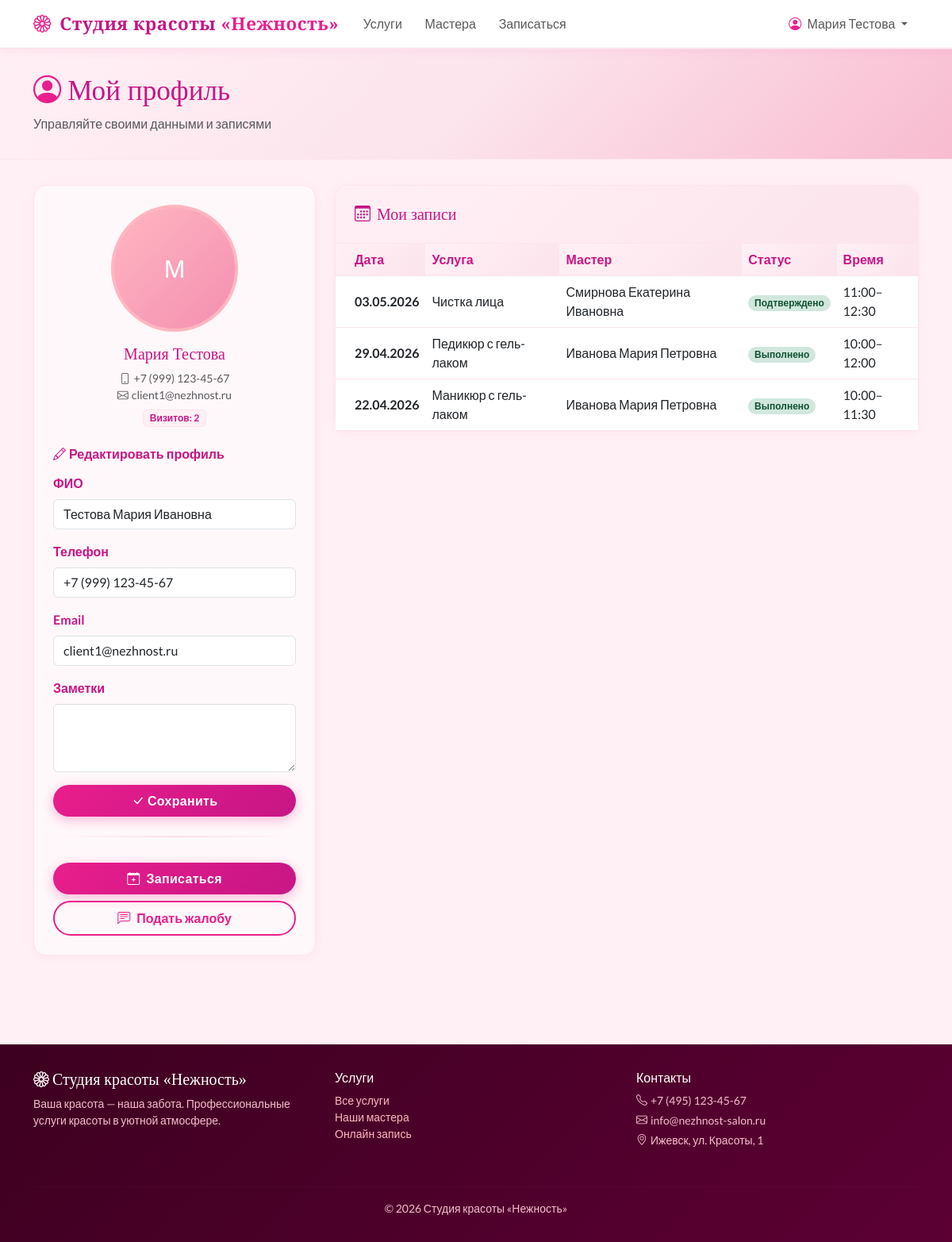
Screenshot of /profile/ (signed in) with the database file from the repository.
### apps/clients/models.py (models this page shows, shortened)
class Client(models.Model):
    user = models.OneToOneField(User, on_delete=models.CASCADE, related_name='client_profile', null=True, blank=True)
    full_name = models.CharField('ФИО', max_length=200)
    phone = models.CharField('Телефон', max_length=20, unique=True)
    email = models.EmailField('Email', blank=True, null=True)
    created_at = models.DateTimeField('Дата регистрации', auto_now_add=True)
    notes = models.TextField('Заметки', blank=True)
    class Meta:
        verbose_name = 'Клиент'
        verbose_name_plural = 'Клиенты'
    def visit_count(self):
        return self.bookings.filter(status='completed').count()
    visit_count.short_description = 'Визитов'

### apps/bookings/models.py (models this page shows, shortened)
class Booking(models.Model):
    STATUS_PENDING = 'pending'
    STATUS_CONFIRMED = 'confirmed'
    STATUS_ARRIVED = 'arrived'
    STATUS_COMPLETED = 'completed'
    STATUS_CANCELLED = 'cancelled'
    STATUS_NO_SHOW = 'no_show'
    STATUS_CHOICES = [
        (STATUS_PENDING, 'Ожидает подтверждения'),
        (STATUS_CONFIRMED, 'Подтверждено'),
        (STATUS_ARRIVED, 'Клиент пришёл'),
        (STATUS_COMPLETED, 'Выполнено'),
        (STATUS_CANCELLED, 'Отменено'),
        (STATUS_NO_SHOW, 'Не явился'),
    ]
    client = models.ForeignKey(Client, on_delete=models.SET_NULL, null=True, blank=True, related_name='bookings', verbose_name='Клиент')
    guest_name = models.CharField('Имя гостя', max_length=100, blank=True)
    guest_phone = models.CharField('Телефон гостя', max_length=20, blank=True)
    master = models.ForeignKey(Master, on_delete=models.CASCADE, related_name='bookings', verbose_name='Мастер')
    service = models.ForeignKey(Service, on_delete=models.CASCADE, verbose_name='Услуга')
    date = models.DateField('Дата')
    start_time = models.TimeField('Время начала')
    end_time = models.TimeField('Время окончания')
    status = models.CharField('Статус', max_length=20, choices=STATUS_CHOICES, default=STATUS_PENDING)
    notes = models.TextField('Примечания клиента', blank=True)
    created_at = models.DateTimeField(auto_now_add=True)
    updated_at = models.DateTimeField(auto_now=True)
    class Meta:
        verbose_name = 'Запись'
        verbose_name_plural = 'Записи'
        ordering = ['date', 'start_time']

### apps/masters/models.py (models this page shows, shortened)
class Service(models.Model):
    CATEGORY_MANICURE = 'manicure'
    CATEGORY_HAIR = 'hair'
    CATEGORY_SKIN = 'skin'
    CATEGORY_BROWS = 'brows'
    CATEGORY_MAKEUP = 'makeup'
    CATEGORY_OTHER = 'other'
    CATEGORY_CHOICES = [
        (CATEGORY_MANICURE, 'Маникюр и педикюр'),
        (CATEGORY_HAIR, 'Волосы'),
        (CATEGORY_SKIN, 'Уход за кожей'),
        (CATEGORY_BROWS, 'Брови и ресницы'),
        (CATEGORY_MAKEUP, 'Макияж'),
        (CATEGORY_OTHER, 'Другое'),
    ]
    name = models.CharField('Название услуги', max_length=200)
    category = models.CharField('Категория', max_length=20, choices=CATEGORY_CHOICES, default=CATEGORY_OTHER)
    photo = models.ImageField('Фото услуги', upload_to='services/', blank=True, null=True)
    duration_minutes = models.PositiveIntegerField('Длительность (мин)')
    price = models.DecimalField('Цена', max_digits=10, decimal_places=2)
    description = models.TextField('Описание', blank=True)
    is_active = models.BooleanField('Активна', default=True)
    class Meta:
        verbose_name = 'Услуга'
        verbose_name_plural = 'Услуги'

class Master(models.Model):
    full_name = models.CharField('ФИО', max_length=200)
    specialization = models.CharField('Специализация', max_length=200)
    photo = models.ImageField('Фото', upload_to='masters/', blank=True, null=True)
    services = models.ManyToManyField(Service, through='MasterService', verbose_name='Услуги')
    bio = models.TextField('О мастере', blank=True)
    is_active = models.BooleanField('Активен', default=True)
    class Meta:
        verbose_name = 'Мастер'
        verbose_name_plural = 'Мастера'

### apps/clients/views.py (the view)
# urls.py: path('profile/', views.profile, name='profile'),
@login_required
def profile(request):
    try:
        client = request.user.client_profile
    except Client.DoesNotExist:
        client = None
    if request.method == 'POST' and client:
        form = ClientProfileForm(request.POST, instance=client)
        if form.is_valid():
            form.save()
            messages.success(request, 'Профиль обновлён.')
            return redirect('profile')
    elif client:
        form = ClientProfileForm(instance=client)
    else:
        form = None
    bookings = []
    if client:
        bookings = client.bookings.select_related('master', 'service').order_by('-date', '-start_time')
    return render(request, 'client/profile.html', {
        'client': client,
        'form': form,
        'bookings': bookings,
    })

### templates/client/profile.html (shortened to what this page needs)
{% extends 'base.html' %}
{% block content %}
<div class="page-header">
    <div class="container">
        <h1><i class="bi bi-person-circle me-2" style="color: var(--pink-primary);"></i>Мой профиль</h1>
        <p class="text-muted mb-0">Управляйте своими данными и записями</p>
    </div>
</div>
<div class="container pb-5">
    <div class="row g-4">
        <div class="col-lg-4">
            <div class="card p-4">
                <div class="text-center mb-4">
                    <div class="master-avatar-placeholder mx-auto mb-3" style="font-size: 2rem;">
                        {{ user.get_full_name|slice:":1"|default:user.username|slice:":1" }}
                    </div>
                    <h5 style="color: var(--pink-dark);">{{ user.get_full_name|default:user.username }}</h5>
                    {% if client %}
                    <p class="text-muted small mb-0">
                        <i class="bi bi-phone me-1"></i>{{ client.phone }}
                    </p>
                    {% if client.email %}
                    <p class="text-muted small mb-0">
                        <i class="bi bi-envelope me-1"></i>{{ client.email }}
                    </p>
                    {% endif %}
                    <span class="badge mt-2" style="background: var(--pink-lightest); color: var(--pink-dark); border: 1px solid var(--pink-border);">
                        Визитов: {{ client.visit_count }}
                    </span>
                    {% endif %}
                </div>
                {% if form %}
                <h6 class="fw-bold mb-3" style="color: var(--pink-dark);">
                    <i class="bi bi-pencil me-1"></i>Редактировать профиль
                </h6>
                <form method="post">
                    {% for field in form %}
                    <div class="mb-3">
                        <label class="form-label">{{ field.label }}</label>
                        {{ field }}
                    </div>
                    {% endfor %}
                    <div class="d-grid">
                        <button type="submit" class="btn btn-pink">
                            <i class="bi bi-check-lg me-1"></i>Сохранить
                        </button>
                    </div>
                </form>
                {% endif %}
                <hr class="divider-pink mt-4">
                <div class="d-grid gap-2">
                    <a href="/bookings/book/" class="btn btn-pink">
                        <i class="bi bi-calendar-plus me-2"></i>Записаться
                    </a>
                    <a href="/complaints/submit/" class="btn btn-pink-outline">
                        <i class="bi bi-chat-left-text me-2"></i>Подать жалобу
                    </a>
                </div>
            </div>
        </div>
        <div class="col-lg-8">
            <div class="card">
                <div class="card-header p-4">
                    <h5 class="mb-0"><i class="bi bi-calendar3 me-2"></i>Мои записи</h5>
                </div>
                <div class="card-body p-0">
                    {% if bookings %}
                    <div class="table-responsive">
                        <table class="table table-hover mb-0">
                            <thead>
                                <tr>
                                    <th class="ps-4">Дата</th>
                                    <th>Услуга</th>
                                    <th>Мастер</th>
                                    <th>Статус</th>
                                    <th>Время</th>
                                </tr>
                            </thead>
                            <tbody>
                                {% for booking in bookings %}
                                <tr>
                                    <td class="ps-4">
                                        <strong>{{ booking.date|date:"d.m.Y" }}</strong>
                                    </td>
                                    <td>{{ booking.service.name }}</td>
                                    <td>{{ booking.master.full_name }}</td>
                                    <td>
                                        <span class="badge badge-status-{{ booking.status }} rounded-pill">
                                            {{ booking.get_status_display }}
                                        </span>
                                    </td>
                                    <td>
                                        {{ booking.start_time|time:"H:i" }}–{{ booking.end_time|time:"H:i" }}
                                    </td>
                                </tr>
                                {% endfor %}
                            </tbody>
                        </table>
                    </div>
                    {% else %}
                    <div class="text-center py-5">
                        <div style="font-size: 4rem; opacity: 0.3; color: var(--pink-primary);"><i class="bi bi-calendar3"></i></div>
                        <h6 class="text-muted mt-3">Записей пока нет</h6>
                        <a href="/bookings/book/" class="btn btn-pink mt-2">Записаться сейчас</a>
                    </div>
                    {% endif %}
                </div>
            </div>
        </div>
    </div>
</div>
{% endblock %}

### templates/base.html (shortened to what this page needs)
<!DOCTYPE html>
<html lang="ru">
<head>
    <link href="https://cdn.jsdelivr.net/npm/bootstrap@5.3.0/dist/css/bootstrap.min.css" rel="stylesheet">
    <link href="https://cdn.jsdelivr.net/npm/bootstrap-icons@1.11.0/font/bootstrap-icons.css" rel="stylesheet">
</head>
<body>
    <nav class="navbar navbar-expand-lg sticky-top">
        <div class="container">
            <a class="navbar-brand" href="/">
                <i class="bi bi-flower1 me-1" style="color: var(--pink-primary);"></i>
                Студия красоты <span>«Нежность»</span>
            </a>
            <div class="collapse navbar-collapse" id="navbarMain">
                <ul class="navbar-nav me-auto mb-2 mb-lg-0">
                    <li class="nav-item">
                        <a class="nav-link" href="/services/">
                            Услуги
                        </a>
                    </li>
                    <li class="nav-item">
                        <a class="nav-link" href="/masters/">
                            Мастера
                        </a>
                    </li>
                    {% if user.is_authenticated %}
                    <li class="nav-item">
                        <a class="nav-link" href="/bookings/book/">
                            Записаться
                        </a>
                    </li>
                    {% endif %}
                </ul>
                <ul class="navbar-nav ms-auto">
                    {% if user.is_authenticated %}
                    <li class="nav-item dropdown">
                        <a class="nav-link dropdown-toggle" href="#" data-bs-toggle="dropdown">
                            <i class="bi bi-person-circle me-1" style="color: var(--pink-primary);"></i>
                            {{ user.get_full_name|default:user.username }}
                        </a>
                    </li>
                    {% endif %}
                </ul>
            </div>
        </div>
    </nav>
    <main>
        {% block content %}{% endblock %}
    </main>
    <footer>
        <div class="container">
            <div class="row">
                <div class="col-md-4 mb-3">
                    <h5 class="text-white" style="font-family: 'Playfair Display', serif;">
                        <i class="bi bi-flower1 me-1"></i>Студия красоты «Нежность»
                    </h5>
                    <p class="small">Ваша красота — наша забота. Профессиональные услуги красоты в уютной атмосфере.</p>
                </div>
                <div class="col-md-4 mb-3">
                    <h6 class="text-white">Услуги</h6>
                    <ul class="list-unstyled small">
                        <li><a href="/services/">Все услуги</a></li>
                        <li><a href="/masters/">Наши мастера</a></li>
                        <li><a href="/bookings/book/">Онлайн запись</a></li>
                    </ul>
                </div>
                <div class="col-md-4 mb-3">
                    <h6 class="text-white">Контакты</h6>
                    <p class="small mb-1"><i class="bi bi-telephone me-1"></i>+7 (495) 123-45-67</p>
                    <p class="small mb-1"><i class="bi bi-envelope me-1"></i>info@nezhnost-salon.ru</p>
                    <p class="small"><i class="bi bi-geo-alt me-1"></i>Ижевск, ул. Красоты, 1</p>
                </div>
            </div>
            <hr style="border-color: rgba(255,255,255,0.1);">
            <div class="text-center small">
                <p class="mb-0">&copy; 2026 Студия красоты «Нежность»</p>
            </div>
        </div>
    </footer>
</body>
</html>

### rows the page displays
Client: phone "+7 (999) 123-45-67", email "client1@nezhnost.ru", visit_count "2", form "Тестова Мария Ивановна" "+7 (999) 123-45-67" "client1@nezhnost.ru"
Booking: date "03.05.2026", service.name "Чистка лица", master.full_name "Смирнова Екатерина Ивановна", status "Подтверждено", start_time "11:00", end_time "12:30"
Booking: date "29.04.2026", service.name "Педикюр с гель-лаком", master.full_name "Иванова Мария Петровна", status "Выполнено", start_time "10:00", end_time "12:00"
Booking: date "22.04.2026", service.name "Маникюр с гель-лаком", master.full_name "Иванова Мария Петровна", status "Выполнено", start_time "10:00", end_time "11:30"

### other values shown
{{ user.get_full_name|default:user.username }} "Мария Тестова"
{{ user.get_full_name|slice:":1"|default:user.username|slice:":1" }} "М"
{{ field.label }} "ФИО" "Телефон" "Email" "Заметки"
